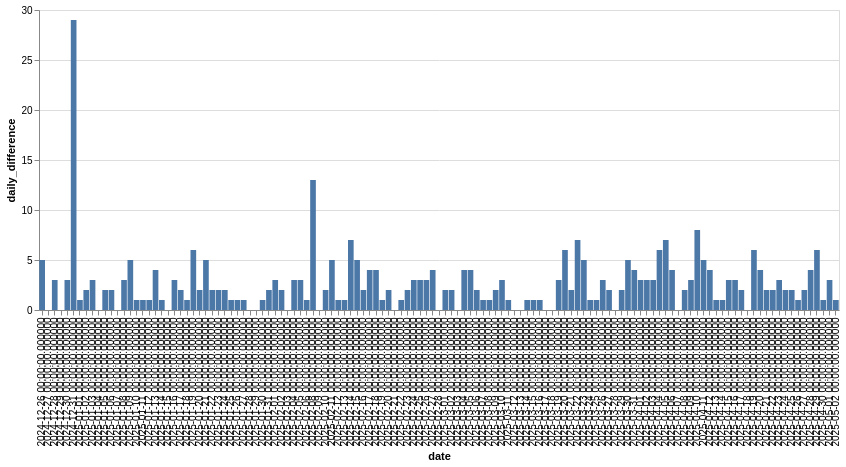

Source (notebook cell):
### Code cell
segment("U Jordánu do kopce")

### Figure 1 — Vega-Lite specification as saved in the notebook (floating-point values rounded to 4 significant figures)
{"config": {"view": {"continuousWidth": 300, "continuousHeight": 300}}, "data": {"name": "data-bf14421821153b7246c3681cfd9f980c"}, "mark": {"type": "bar"}, "encoding": {"x": {"field": "date", "type": "ordinal"}, "y": {"field": "daily_difference", "type": "quantitative"}}, "width": 800, "$schema": "https://vega.github.io/schema/vega-lite/v5.8.0.json", "datasets": {"data-bf14421821153b7246c3681cfd9f980c": [{"date": "2024-12-26 00:00:00.000000", "effort_count": 3562, "daily_difference": 5}, {"date": "2024-12-27 00:00:00.000000", "effort_count": 3562, "daily_difference": 0}, {"date": "2024-12-28 00:00:00.000000", "effort_count": 3565, "daily_difference": 3}, {"date": "2024-12-29 00:00:00.000000", "effort_count": 3565, "daily_difference": 0}, {"date": "2024-12-30 00:00:00.000000", "effort_count": 3568, "daily_difference": 3}, {"date": "2024-12-31 00:00:00.000000", "effort_count": 3597, "daily_difference": 29}, {"date": "2025-01-01 00:00:00.000000", "effort_count": 3598, "daily_difference": 1}, {"date": "2025-01-02 00:00:00.000000", "effort_count": 3600, "daily_difference": 2}, {"date": "2025-01-03 00:00:00.000000", "effort_count": 3603, "daily_difference": 3}, {"date": "2025-01-04 00:00:00.000000", "effort_count": 3603, "daily_difference": 0}, {"date": "2025-01-05 00:00:00.000000", "effort_count": 3605, "daily_difference": 2}, {"date": "2025-01-06 00:00:00.000000", "effort_count": 3607, "daily_difference": 2}, {"date": "2025-01-07 00:00:00.000000", "effort_count": 3607, "daily_difference": 0}, {"date": "2025-01-08 00:00:00.000000", "effort_count": 3610, "daily_difference": 3}, {"date": "2025-01-09 00:00:00.000000", "effort_count": 3615, "daily_difference": 5}, {"date": "2025-01-10 00:00:00.000000", "effort_count": 3616, "daily_difference": 1}, {"date": "2025-01-11 00:00:00.000000", "effort_count": 3617, "daily_difference": 1}, {"date": "2025-01-12 00:00:00.000000", "effort_count": 3618, "daily_difference": 1}, {"date": "2025-01-13 00:00:00.000000", "effort_count": 3622, "daily_difference": 4}, {"date": "2025-01-14 00:00:00.000000", "effort_count": 3623, "daily_difference": 1}, {"date": "2025-01-15 00:00:00.000000", "effort_count": 3623, "daily_difference": 0}, {"date": "2025-01-16 00:00:00.000000", "effort_count": 3626, "daily_difference": 3}, {"date": "2025-01-17 00:00:00.000000", "effort_count": 3628, "daily_difference": 2}, {"date": "2025-01-18 00:00:00.000000", "effort_count": 3629, "daily_difference": 1}, {"date": "2025-01-19 00:00:00.000000", "effort_count": 3635, "daily_difference": 6}, {"date": "2025-01-20 00:00:00.000000", "effort_count": 3637, "daily_difference": 2}, {"date": "2025-01-21 00:00:00.000000", "effort_count": 3642, "daily_difference": 5}, {"date": "2025-01-22 00:00:00.000000", "effort_count": 3644, "daily_difference": 2}, {"date": "2025-01-23 00:00:00.000000", "effort_count": 3646, "daily_difference": 2}, {"date": "2025-01-24 00:00:00.000000", "effort_count": 3648, "daily_difference": 2}, {"date": "2025-01-25 00:00:00.000000", "effort_count": 3649, "daily_difference": 1}, {"date": "2025-01-26 00:00:00.000000", "effort_count": 3650, "daily_difference": 1}, {"date": "2025-01-27 00:00:00.000000", "effort_count": 3651, "daily_difference": 1}, {"date": "2025-01-28 00:00:00.000000", "effort_count": 3651, "daily_difference": 0}, {"date": "2025-01-29 00:00:00.000000", "effort_count": 3651, "daily_difference": 0}, {"date": "2025-01-30 00:00:00.000000", "effort_count": 3652, "daily_difference": 1}, {"date": "2025-01-31 00:00:00.000000", "effort_count": 3654, "daily_difference": 2}, {"date": "2025-02-01 00:00:00.000000", "effort_count": 3657, "daily_difference": 3}, {"date": "2025-02-02 00:00:00.000000", "effort_count": 3659, "daily_difference": 2}, {"date": "2025-02-03 00:00:00.000000", "effort_count": 3659, "daily_difference": 0}, {"date": "2025-02-04 00:00:00.000000", "effort_count": 3662, "daily_difference": 3}, {"date": "2025-02-05 00:00:00.000000", "effort_count": 3665, "daily_difference": 3}, {"date": "2025-02-06 00:00:00.000000", "effort_count": 3666, "daily_difference": 1}, {"date": "2025-02-08 00:00:00.000000", "effort_count": 3679, "daily_difference": 13}, {"date": "2025-02-09 00:00:00.000000", "effort_count": 3679, "daily_difference": 0}, {"date": "2025-02-10 00:00:00.000000", "effort_count": 3681, "daily_difference": 2}, {"date": "2025-02-11 00:00:00.000000", "effort_count": 3686, "daily_difference": 5}, {"date": "2025-02-12 00:00:00.000000", "effort_count": 3687, "daily_difference": 1}, {"date": "2025-02-13 00:00:00.000000", "effort_count": 3688, "daily_difference": 1}, {"date": "2025-02-14 00:00:00.000000", "effort_count": 3695, "daily_difference": 7}, {"date": "2025-02-15 00:00:00.000000", "effort_count": 3700, "daily_difference": 5}, {"date": "2025-02-16 00:00:00.000000", "effort_count": 3702, "daily_difference": 2}, {"date": "2025-02-17 00:00:00.000000", "effort_count": 3706, "daily_difference": 4}, {"date": "2025-02-18 00:00:00.000000", "effort_count": 3710, "daily_difference": 4}, {"date": "2025-02-19 00:00:00.000000", "effort_count": 3711, "daily_difference": 1}, {"date": "2025-02-20 00:00:00.000000", "effort_count": 3713, "daily_difference": 2}, {"date": "2025-02-21 00:00:00.000000", "effort_count": 3713, "daily_difference": 0}, {"date": "2025-02-22 00:00:00.000000", "effort_count": 3714, "daily_difference": 1}, {"date": "2025-02-23 00:00:00.000000", "effort_count": 3716, "daily_difference": 2}, {"date": "2025-02-24 00:00:00.000000", "effort_count": 3719, "daily_difference": 3}, {"date": "2025-02-25 00:00:00.000000", "effort_count": 3722, "daily_difference": 3}, {"date": "2025-02-26 00:00:00.000000", "effort_count": 3725, "daily_difference": 3}, {"date": "2025-02-27 00:00:00.000000", "effort_count": 3729, "daily_difference": 4}, {"date": "2025-02-28 00:00:00.000000", "effort_count": 3729, "daily_difference": 0}, {"date": "2025-03-01 00:00:00.000000", "effort_count": 3731, "daily_difference": 2}, {"date": "2025-03-02 00:00:00.000000", "effort_count": 3733, "daily_difference": 2}, {"date": "2025-03-03 00:00:00.000000", "effort_count": 3733, "daily_difference": 0}, {"date": "2025-03-04 00:00:00.000000", "effort_count": 3737, "daily_difference": 4}, {"date": "2025-03-05 00:00:00.000000", "effort_count": 3741, "daily_difference": 4}, {"date": "2025-03-06 00:00:00.000000", "effort_count": 3743, "daily_difference": 2}, {"date": "2025-03-07 00:00:00.000000", "effort_count": 3744, "daily_difference": 1}, {"date": "2025-03-08 00:00:00.000000", "effort_count": 3745, "daily_difference": 1}, {"date": "2025-03-09 00:00:00.000000", "effort_count": 3747, "daily_difference": 2}, {"date": "2025-03-10 00:00:00.000000", "effort_count": 3750, "daily_difference": 3}, {"date": "2025-03-11 00:00:00.000000", "effort_count": 3751, "daily_difference": 1}, {"date": "2025-03-12 00:00:00.000000", "effort_count": 3751, "daily_difference": 0}, {"date": "2025-03-13 00:00:00.000000", "effort_count": 3751, "daily_difference": 0}, {"date": "2025-03-14 00:00:00.000000", "effort_count": 3752, "daily_difference": 1}, {"date": "2025-03-15 00:00:00.000000", "effort_count": 3753, "daily_difference": 1}, {"date": "2025-03-16 00:00:00.000000", "effort_count": 3754, "daily_difference": 1}, {"date": "2025-03-17 00:00:00.000000", "effort_count": 3754, "daily_difference": 0}, {"date": "2025-03-18 00:00:00.000000", "effort_count": 3754, "daily_difference": 0}, {"date": "2025-03-19 00:00:00.000000", "effort_count": 3757, "daily_difference": 3}, {"date": "2025-03-20 00:00:00.000000", "effort_count": 3763, "daily_difference": 6}, {"date": "2025-03-21 00:00:00.000000", "effort_count": 3765, "daily_difference": 2}, {"date": "2025-03-22 00:00:00.000000", "effort_count": 3772, "daily_difference": 7}, {"date": "2025-03-23 00:00:00.000000", "effort_count": 3777, "daily_difference": 5}, {"date": "2025-03-24 00:00:00.000000", "effort_count": 3778, "daily_difference": 1}, {"date": "2025-03-25 00:00:00.000000", "effort_count": 3779, "daily_difference": 1}, {"date": "2025-03-26 00:00:00.000000", "effort_count": 3782, "daily_difference": 3}, {"date": "2025-03-27 00:00:00.000000", "effort_count": 3784, "daily_difference": 2}, {"date": "2025-03-28 00:00:00.000000", "effort_count": 3784, "daily_difference": 0}, {"date": "2025-03-29 00:00:00.000000", "effort_count": 3786, "daily_difference": 2}, {"date": "2025-03-30 00:00:00.000000", "effort_count": 3791, "daily_difference": 5}, {"date": "2025-03-31 00:00:00.000000", "effort_count": 3795, "daily_difference": 4}, {"date": "2025-04-01 00:00:00.000000", "effort_count": 3798, "daily_difference": 3}, {"date": "2025-04-02 00:00:00.000000", "effort_count": 3801, "daily_difference": 3}, {"date": "2025-04-03 00:00:00.000000", "effort_count": 3804, "daily_difference": 3}, {"date": "2025-04-04 00:00:00.000000", "effort_count": 3810, "daily_difference": 6}, {"date": "2025-04-05 00:00:00.000000", "effort_count": 3817, "daily_difference": 7}, {"date": "2025-04-06 00:00:00.000000", "effort_count": 3821, "daily_difference": 4}, {"date": "2025-04-07 00:00:00.000000", "effort_count": 3821, "daily_difference": 0}, {"date": "2025-04-08 00:00:00.000000", "effort_count": 3823, "daily_difference": 2}, {"date": "2025-04-09 00:00:00.000000", "effort_count": 3826, "daily_difference": 3}, {"date": "2025-04-10 00:00:00.000000", "effort_count": 3834, "daily_difference": 8}, {"date": "2025-04-11 00:00:00.000000", "effort_count": 3839, "daily_difference": 5}, {"date": "2025-04-12 00:00:00.000000", "effort_count": 3843, "daily_difference": 4}, {"date": "2025-04-13 00:00:00.000000", "effort_count": 3844, "daily_difference": 1}, {"date": "2025-04-14 00:00:00.000000", "effort_count": 3845, "daily_difference": 1}, {"date": "2025-04-15 00:00:00.000000", "effort_count": 3848, "daily_difference": 3}, {"date": "2025-04-16 00:00:00.000000", "effort_count": 3851, "daily_difference": 3}, {"date": "2025-04-17 00:00:00.000000", "effort_count": 3853, "daily_difference": 2}, {"date": "2025-04-18 00:00:00.000000", "effort_count": 3853, "daily_difference": 0}, {"date": "2025-04-19 00:00:00.000000", "effort_count": 3859, "daily_difference": 6}, {"date": "2025-04-20 00:00:00.000000", "effort_count": 3863, "daily_difference": 4}, {"date": "2025-04-21 00:00:00.000000", "effort_count": 3865, "daily_difference": 2}, {"date": "2025-04-22 00:00:00.000000", "effort_count": 3867, "daily_difference": 2}, {"date": "2025-04-23 00:00:00.000000", "effort_count": 3870, "daily_difference": 3}, {"date": "2025-04-24 00:00:00.000000", "effort_count": 3872, "daily_difference": 2}, {"date": "2025-04-25 00:00:00.000000", "effort_count": 3874, "daily_difference": 2}, {"date": "2025-04-26 00:00:00.000000", "effort_count": 3875, "daily_difference": 1}, {"date": "2025-04-27 00:00:00.000000", "effort_count": 3877, "daily_difference": 2}, {"date": "2025-04-28 00:00:00.000000", "effort_count": 3881, "daily_difference": 4}, {"date": "2025-04-29 00:00:00.000000", "effort_count": 3887, "daily_difference": 6}, {"date": "2025-04-30 00:00:00.000000", "effort_count": 3888, "daily_difference": 1}, {"date": "2025-05-01 00:00:00.000000", "effort_count": 3891, "daily_difference": 3}, {"date": "2025-05-02 00:00:00.000000", "effort_count": 3892, "daily_difference": 1}]}}
